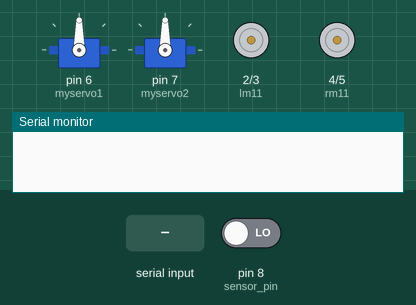
Simulated run of this sketch. Board: Arduino Uno, built with avr-gcc and run on an emulated ATmega328P. Shown: 2 × servo, motor-driver pin pairs drawn as motors (green arrow = first pin HIGH = forward, orange = second pin HIGH = backward, longer = more drive), the last lines printed to the serial monitor. Inputs (shaded band) come from the test bench; at power-on: pin 8 (sensor_pin) LOW.

Above: at 1.2 s.
1.3 s: "W" received over Serial
4.3 s: "F" received over Serial
At 7.0 s:
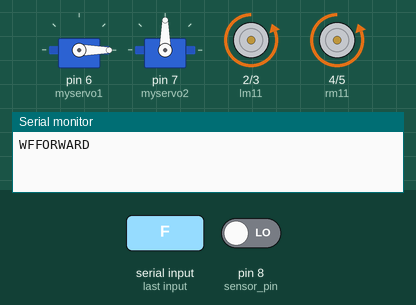
7.3 s: "B" received over Serial
At 8.0 s:
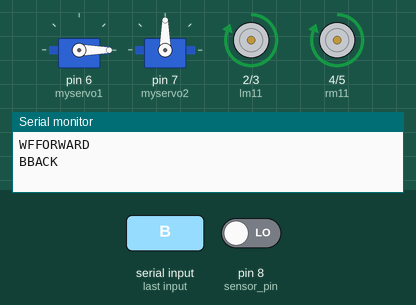
8.8 s: "R" received over Serial
At 9.2 s:
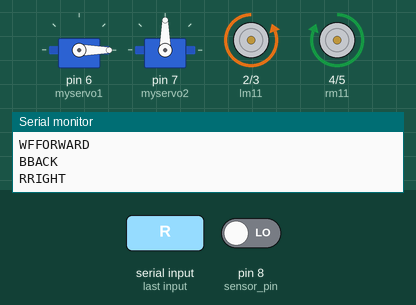
10.3 s: "L" received over Serial
At 11.5 s:
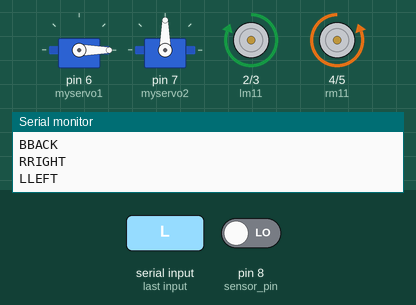
11.8 s: "W" received over Serial
At 13.9 s:
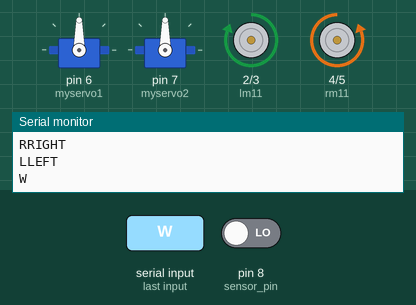
Timing chart, 0 to 15.8 s (numbered marks = the images above; inputs shaded):
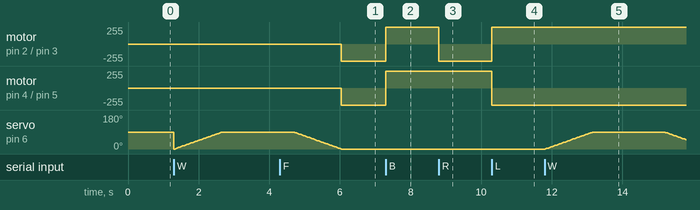

The sketch:

college_project.ino
```cpp
#include<Servo.h>
Servo myservo1;
Servo myservo2;
int lm11 = 2;
int lm12 = 3;
int rm11 = 4;
int rm12 = 5;
int sensor_pin =8;
int pos1 = 0;
int pos2 = 0;

void setup()
{
Serial.begin(9600);

pinMode(sensor_pin,INPUT);
pinMode(lm11,OUTPUT);
pinMode(lm12,OUTPUT);
pinMode(rm11,OUTPUT);
pinMode(rm12,OUTPUT);
myservo1.attach(6);
myservo2.attach(7);
}

void loop()
{
 if(Serial.available() > 0)
 {
  char val = Serial.read() ;
  Serial.print(val);
 if (val == 'F')
  {
    Serial.println("FORWARD");
    digitalWrite(lm11,LOW); digitalWrite(lm12,HIGH);
    digitalWrite(rm11,LOW);digitalWrite(rm12,HIGH);
    }
  else if(val == 'B')
  {
  Serial.println("BACK");
    digitalWrite(lm11,HIGH);    digitalWrite(lm12,LOW);
    digitalWrite(rm11,HIGH);digitalWrite(rm12,LOW);

  }

  else if(val == 'R')
  {
  Serial.println("RIGHT");
    digitalWrite(lm11,LOW);  digitalWrite(lm12,HIGH);
     digitalWrite(rm11,HIGH);   digitalWrite(rm12,LOW);
  }

  else if(val == 'L')
  {
   Serial.println("LEFT");
      digitalWrite(rm11,LOW); digitalWrite(rm12,HIGH);
    digitalWrite(lm11,HIGH);  digitalWrite(lm12,LOW);

  }
  else if(val == 'W')
  {

  for(pos1 = 0; pos1 <= 90; pos1 += 1)
  {
    myservo1.write(pos1);
    delay(15);
  }
    if(digitalRead(sensor_pin) == HIGH)
    {
  for(pos2 = 0; pos2 <= 90; pos2 += 1)
  {
    myservo2.write(pos2);
    delay(15);
  }   for(pos2 = 90; pos2 >=0; pos2 -=1)
  {
    myservo2.write(pos2);
    delay(15);
  }
   } delay(2000);
  for(pos1=90; pos1>=0; pos1--)
  {
    myservo1.write(pos1);
    delay(15);
  }
  }
   else
  {
  Serial.println("Invalid!!!");
     digitalWrite(lm11,LOW);   digitalWrite(lm12,LOW);
     digitalWrite(rm11,LOW);digitalWrite(rm12,LOW);


  }}}
```

Measured:
- after the input at 4.3 s, motor on pin 2 (lm11) / pin 3 (lm12), motor on pin 4 (rm11) / pin 5 (rm12): stopped → backward 255/255 after 1.7 s
- after the input at 7.3 s, motor on pin 2 (lm11) / pin 3 (lm12), motor on pin 4 (rm11) / pin 5 (rm12): backward 255/255 → forward 255/255 at once
- after the input at 8.8 s, motor on pin 2 (lm11) / pin 3 (lm12): forward 255/255 → backward 255/255 at once
- after the input at 10.3 s, motor on pin 2 (lm11) / pin 3 (lm12): backward 255/255 → forward 255/255 at once; motor on pin 4 (rm11) / pin 5 (rm12): forward 255/255 → backward 255/255 at once
- after the input at 11.8 s, servo on pin 6 (myservo1): rises from 0° to 90° in 1.4 s, then falls to 49° in 2.6 s
